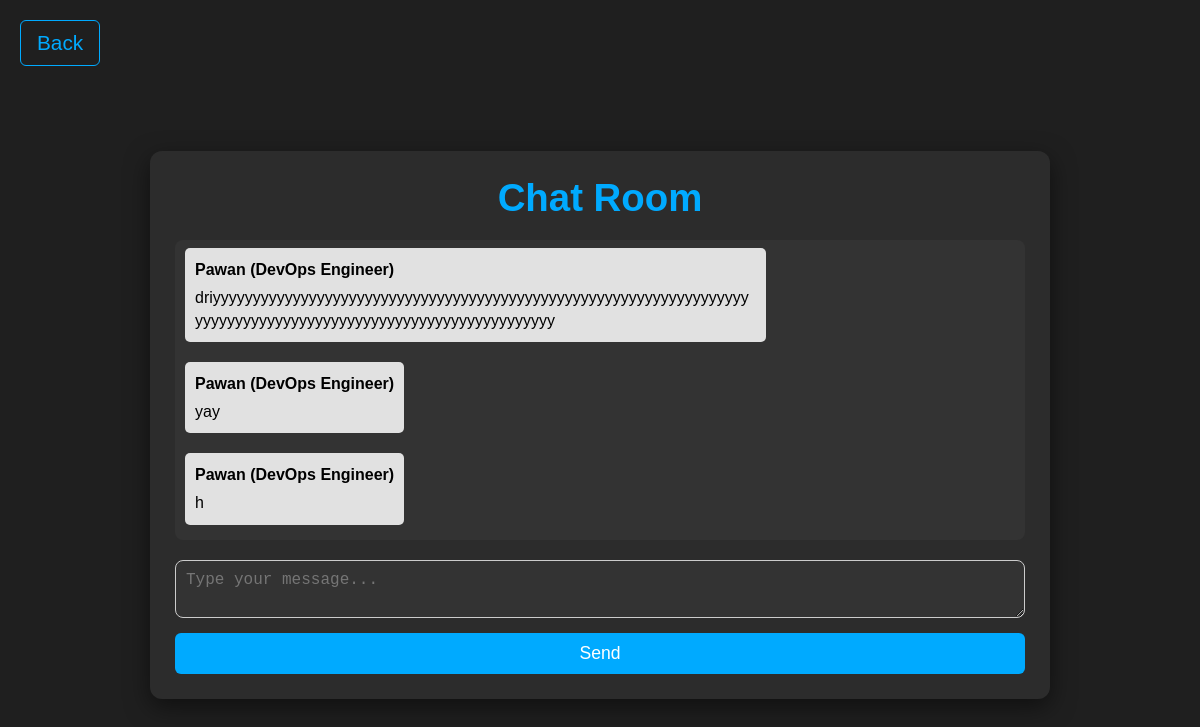
/chatroom, run on an earlier commit of the app's database.
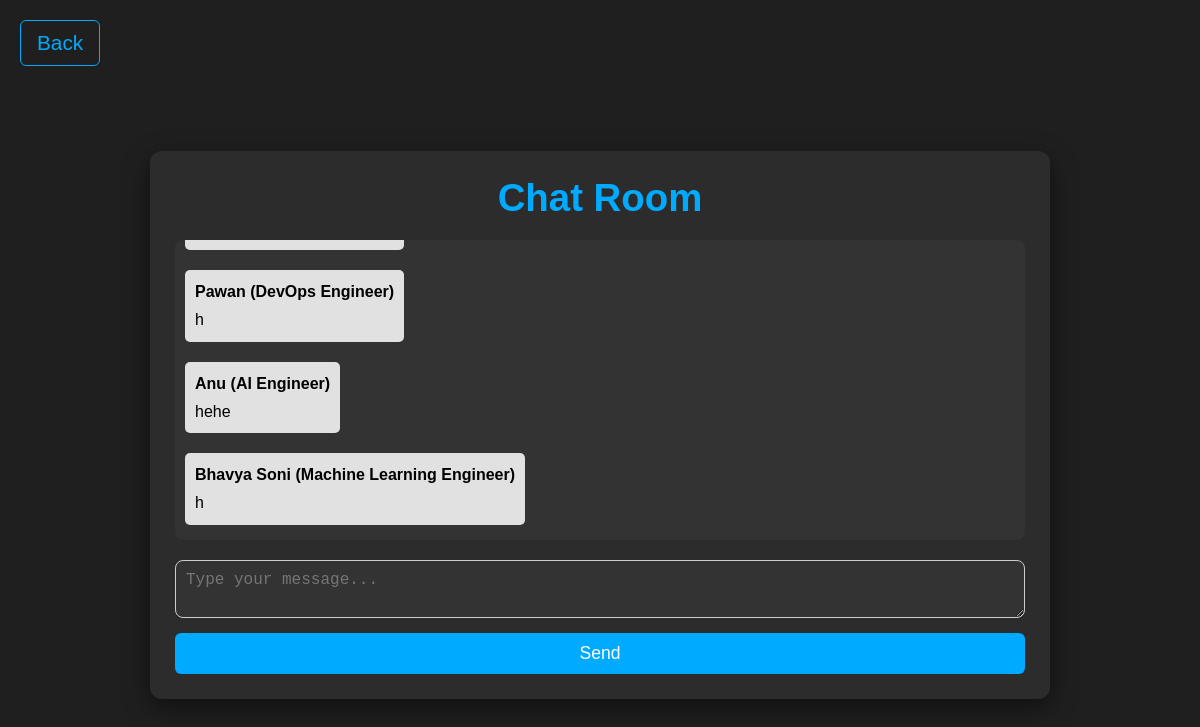
And on a later commit of the database.
### app.py (models this page shows, shortened)
class Chats(db.Model):
    id = db.Column(db.Integer, primary_key = True, autoincrement=True)
    name = db.Column(db.String, nullable = False)
    email = db.Column(db.String, nullable = False)
    message = db.Column(db.String, nullable = False)
    course = db.Column(db.String, nullable = False)

### app.py (the view)
@app.route('/chatroom', methods=['GET', 'POST'])
def chatroom():
    if request.method == "POST":
        user = User.query.filter(User.email == session['user_email']).first()
        new_message = Chats(
            email=session['user_email'],
            name=user.name,
            course=user.path,
            message=request.form['message']
        )
        try:
            db.session.add(new_message)
            db.session.commit()
            return redirect('/chatroom')
        except:
            "Failed to update"
    else:
        messages = Chats.query.order_by(Chats.id).all()
        return render_template('chatroom.html', messages=messages)

### templates/chatroom.html (shortened to what this page needs)
{% extends "base.html" %}
{% block head %}
<link rel="stylesheet" href="{{ url_for('static', filename='style_chatroom.css') }}">
{% endblock %}
{% block body %}
<a href="/" class="back-button">Back</a>
<div class="chatroom-container">
    <div class="chat-header">
        <h1>Chat Room</h1>
    </div>
    <div class="messages-container">
        {% for message in messages %}
        <div class="message {% if message.email == session['user_email'] %}user-message{% else %}other-message{% endif %}">
            <div class="message-header">
                <strong>{{ message.name }}</strong> ({{ message.course }})
            </div>
            <div class="message-content">
                {{ message.message }}
            </div>
        </div>
        {% endfor %}
    </div>
    <form method="POST" action="/chatroom" class="message-form" id="message-form">
        <textarea name="message" placeholder="Type your message..." id="message-input" required></textarea>
        <button type="submit" id="send-button">Send</button>
    </form>
</div>
{% endblock %}

### templates/base.html (shortened to what this page needs)
<!DOCTYPE html>
<html lang="en">
<head>
    {% block head %}{% endblock %}
</head>
<body>
    {% block body %}{% endblock %}
</body>
</html>

### static/style_chatroom.css (style rules this page uses)
* { margin: 0; padding: 0; box-sizing: border-box; }
body { font-family: 'Arial', sans-serif; background-color: #1f1f1f; color: #f1f1f1; display: flex; flex-direction: column; justify-content: center; align-items: center; min-height: 100vh; padding-top: 20px; }
.back-button { position: absolute; top: 20px; left: 20px; color: #00aaff; font-size: 1.3rem; text-decoration: none; padding: 10px 16px; border: 1px solid #00aaff; border-radius: 6px; background-color: transparent; transition: background-color 0.3s, color 0.3s, transform 0.2s; z-index: 10; }
.chatroom-container { width: 90%; max-width: 900px; background-color: #2c2c2c; border-radius: 12px; box-shadow: 0 8px 25px rgba(0, 0, 0, 0.5); padding: 25px; margin-top: 80px; margin-bottom: 50px; display: flex; flex-direction: column; height: 75%; }
.chat-header h1 { color: #00aaff; font-size: 2.4rem; font-weight: 700; margin-bottom: 20px; text-align: center; }
.messages-container { flex-grow: 1; overflow-y: auto; padding: 10px; margin-bottom: 20px; background-color: #333; border-radius: 8px; max-height: 300px; }
.message { margin-bottom: 15px; padding: 10px; border-radius: 8px; font-size: 1rem; line-height: 1.5; }
.other-message { background-color: #444; color: rgb(0, 0, 0); align-self: flex-start; }
.message-header { font-weight: bold; margin-bottom: 5px; }
.message-content { font-size: 1rem; line-height: 1.4; }
.message-form { display: flex; flex-direction: column; }
#message-input { width: 100%; padding: 10px; border-radius: 8px; border: 1px solid #ccc; background-color: #333; color: white; font-size: 1rem; margin-bottom: 15px; }
#send-button { padding: 10px 20px; background-color: #00aaff; color: white; border: none; border-radius: 6px; font-size: 1.1rem; cursor: pointer; transition: background-color 0.3s, transform 0.2s; width: 100%; }
.messages-container { display: flex; flex-direction: column; gap: 10px; padding: 10px; overflow-y: auto; }
.message { max-width: 70%; padding: 10px; border-radius: 5px; background-color: #f1f1f1; margin: 5px 0; word-wrap: break-word; }
.other-message { align-self: flex-start; background-color: #e1e1e1; }

What changed in the data, as far as the page shows it:
no longer on this page (row unchanged): Chats: name "Pawan", course "DevOps Engineer", message "driyyyyyyyyyyyyyyyyyyyyyyyyyyyyyyyyyyyyyyyyyyyyyyyyyyyyyyyyyyyyyyyyyyyyyyyyyyyyyyyyyyyyyyyyyyyyyyyyyyyyyyyyyyyyyyyy"
no longer on this page (row unchanged): Chats: name "Pawan", course "DevOps Engineer", message "yay"
added Chats: name "Anu", course "AI Engineer", message "hehe"
added Chats: name "Bhavya Soni", course "Machine Learning Engineer", message "h"
